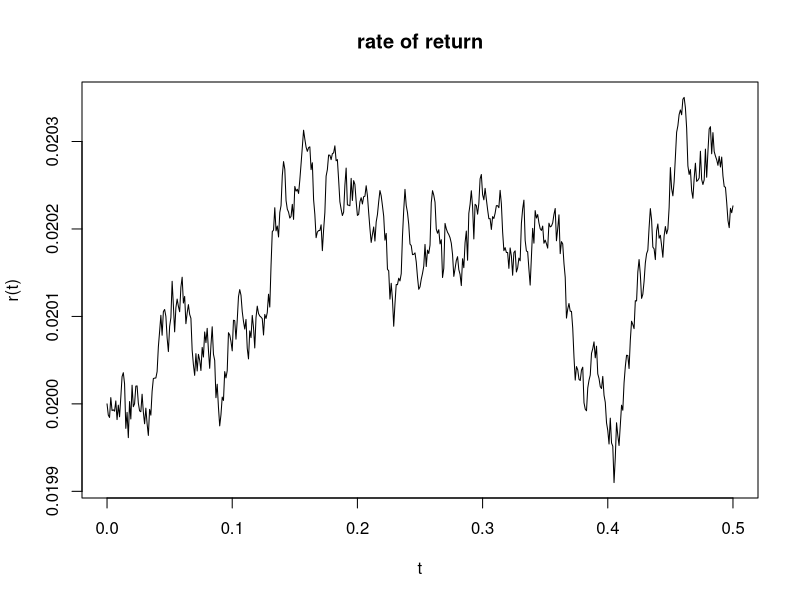

Reproduce this figure in R.
#Eulerova metoda
#sigma je diagonální, neuvažují se kovariance mezi podkladovými aktivy
n<-771        #počet pozorování z hlediska času
k<-7          #počet podkladových akcií
N<-500        #počet simulací
e_n<-rep(1,times=n)   #jedničový vektor
e_k<-rep(1,times=k)   #jedničový vektor
#r0<-c(t(data[1,])) #posledni pozorovane hodnoty cen akcií
h<-0.001      #časový krok
w_r<-rnorm(N,0,h)     #vektor přírůstků Wienerova procesu
i<-0          #index
kappa<-1  #rychlost reverze
mu_r<-0.02 #hodnota rovnovažné polohy
sigma_r<-0.02 #volatilita v Ornstein–Uhlenbeckově procesu
r0<-mu_r #pocatecni iterace, zatim jen pomocna
ri<-r0        #i-tá iterace
r<-r0        #vektor iterací
for (i in 1:N){        #cyklus iterací numerické metody
  #dXt = k(μ − Xt) dt + sdWt
  dr<-kappa*(mu_r-ri)*h+sigma_r*w_r[i] 
  ri<-ri+dr
  r<-cbind(r,ri)
}

t<-seq(from=0, by=h, length=N+1)
plot (t, r, type = "l", lty = 1, xlab = "t", ylab = "r(t)", main = "rate of return")